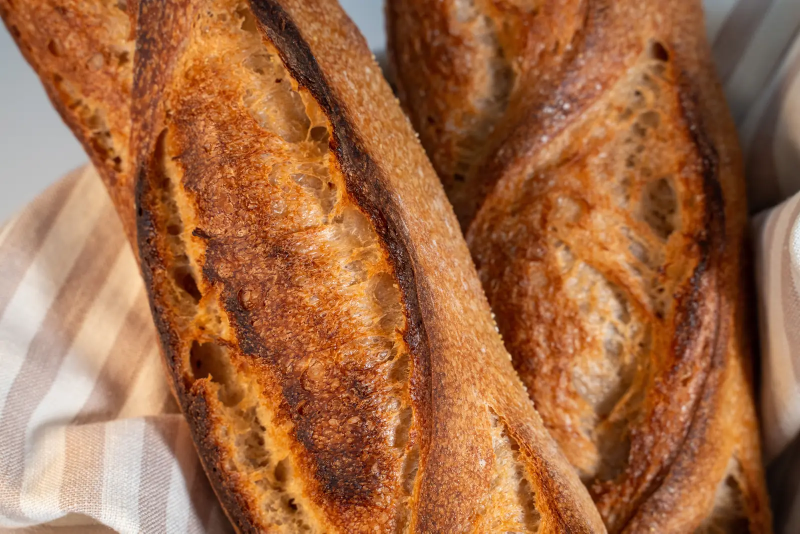
#> input picture templates/bakery-proof-dark/img/baguette-1600.webp, 1600 x 1067 px, given in place of poster-mix.png, which was not available (shown at 1/2 size)
$ python og.py ../img
#> lines starting #> are read from the running program, lines starting #| are printed output that depends on the picture
#> further down, src is the input picture: PIL image 1600x1067 RGB; mean R, G, B 161.9, 105.3, 67.5
"""PROOF.: share card, hub thumbnail and touch icon, drawn on the graded first frame.
usage: python tools/og.py <folder holding poster-mix.png>
Sets the site's own Fraunces (wght 800) so the card is the page, not a new picture."""
import io, os, sys
from fontTools.ttLib import TTFont
from fontTools.varLib import instancer
from PIL import Image, ImageDraw, ImageFont

WORK = sys.argv[1]
HERE = os.path.dirname(os.path.abspath(__file__))
ROOT = os.path.join(HERE, '..')
INK, AMBER, NIGHT = (242, 232, 213), (238, 159, 69), (18, 14, 10)


def face(wght, size):
    f = TTFont(os.path.join(ROOT, 'fonts', 'fraunces-wght.woff2'))
    f = instancer.instantiateVariableFont(f, {'wght': wght})
    f.flavor = None
    buf = io.BytesIO(); f.save(buf); buf.seek(0)
    return ImageFont.truetype(buf, size)


def shaded(im, w, h):
#> called with w = 1200, h = 630
    im = im.convert('RGB').resize((w, int(im.height * w / im.width)), Image.LANCZOS)
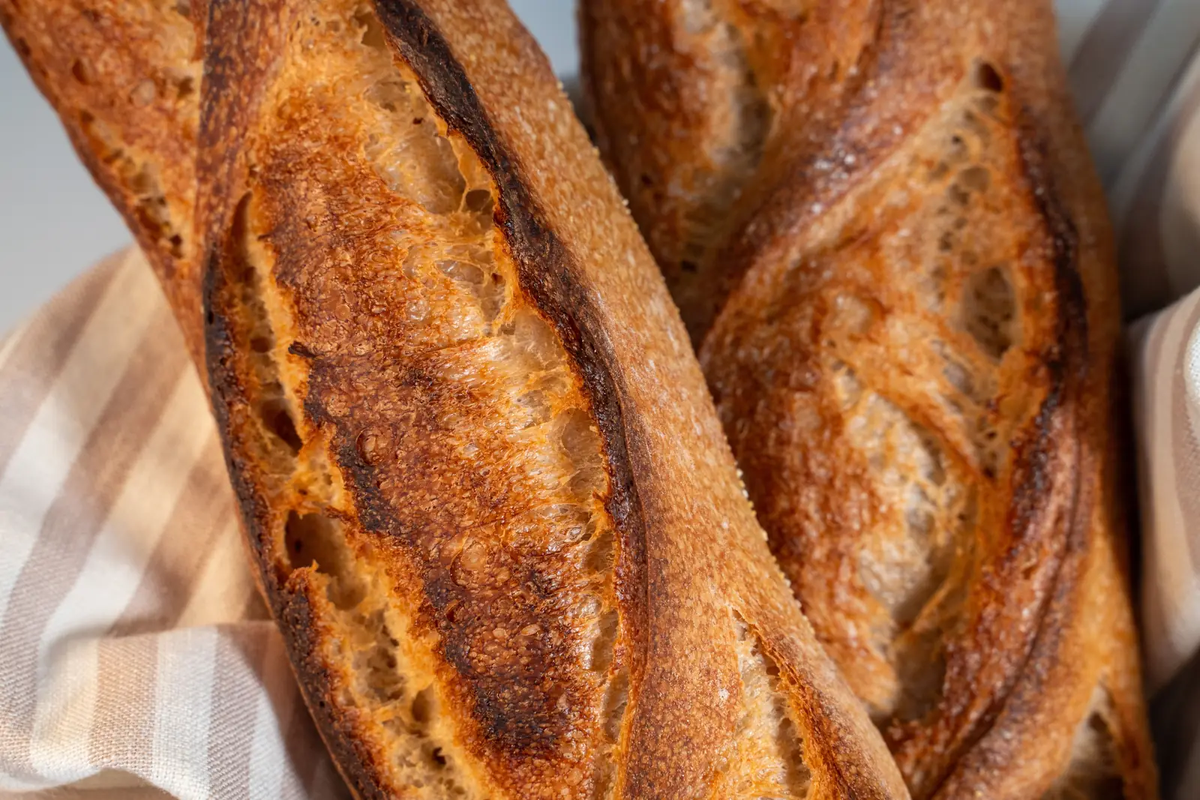
#> im: PIL image 1200x800 RGB; mean R, G, B 161.9, 105.3, 67.6
    top = (im.height - h) // 2
#> top = 85
    im = im.crop((0, top, w, top + h))
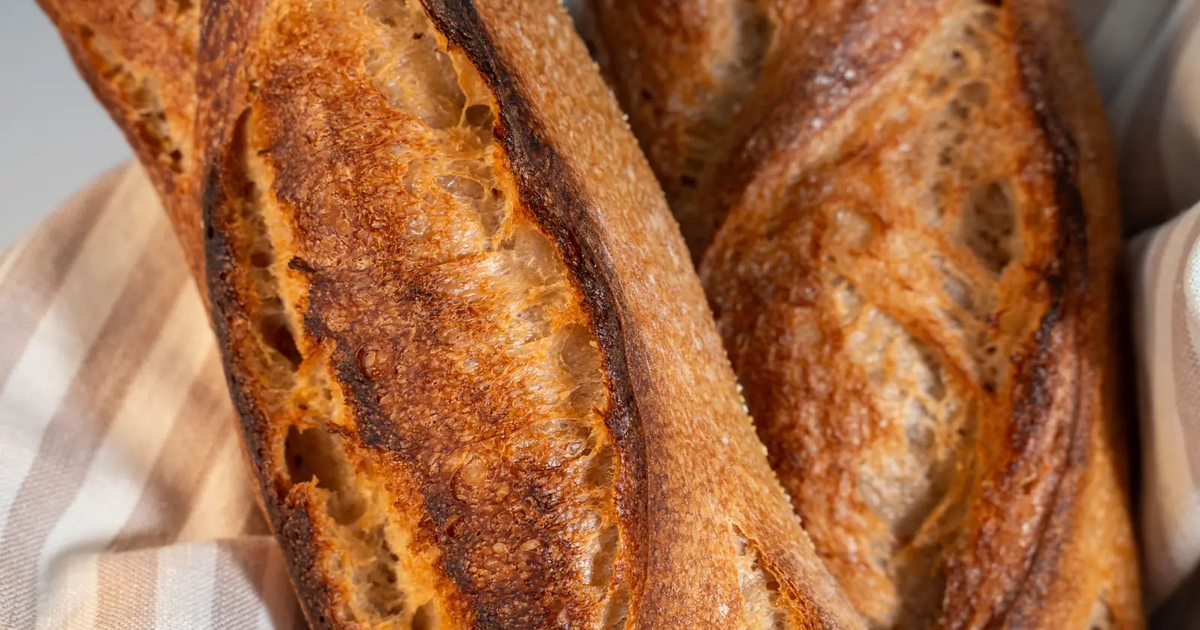
#> im: PIL image 1200x630 RGB; mean R, G, B 163.2, 105.6, 67.1
    shade = Image.new('L', (w, 1))
    for x in range(w):
        shade.putpixel((x, 0), int(225 * max(0.0, 1 - x / (w * .8)) ** 1.15))
    return Image.composite(Image.new('RGB', im.size, NIGHT), im, shade.resize(im.size))
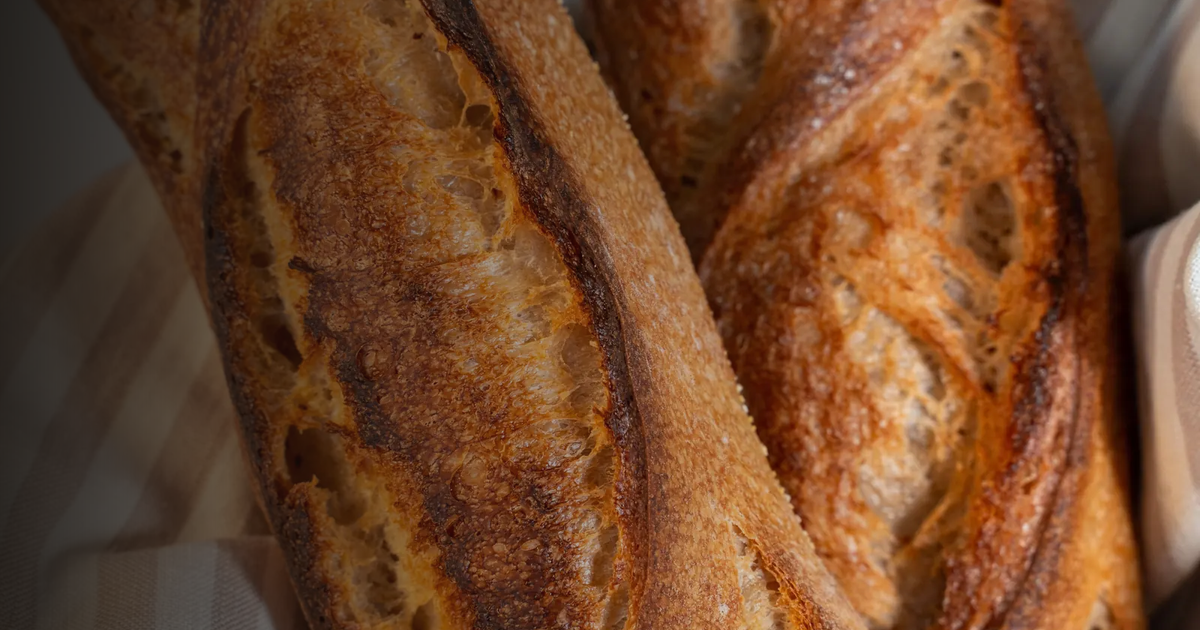
#> returned value: PIL image 1200x630 RGB; mean R, G, B 110.9, 69.7, 41.7


src = Image.open(os.path.join(WORK, 'poster-mix.png'))

# 1200 x 630 share card
im = shaded(src, 1200, 630); d = ImageDraw.Draw(im)
d.text((64, 56), 'PROOF', font=face(760, 54), fill=INK); d.text((64 + d.textlength('PROOF', font=face(760, 54)), 56), '.', font=face(760, 54), fill=AMBER)
#> (the run stopped early here; a loop or call above may not have finished)

$ run again, on templates/bakery-proof-dark/img/bread-country-1600.webp
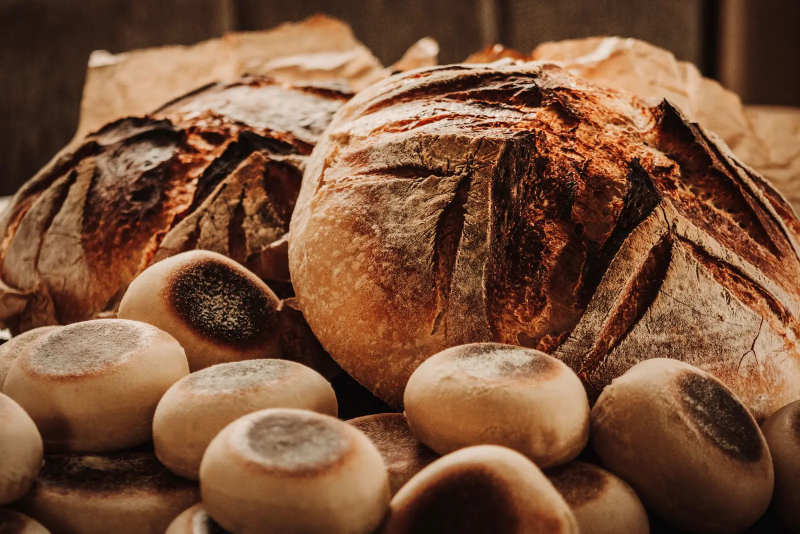
#> input picture templates/bakery-proof-dark/img/bread-country-1600.webp, 1600 x 1067 px, given in place of poster-mix.png, which was not available (shown at 1/2 size)
#> src is the input picture: PIL image 1600x1067 RGB; mean R, G, B 122.3, 82.5, 57.4
#> in shaded, `im = im.crop((0, top, w, top + h))`:
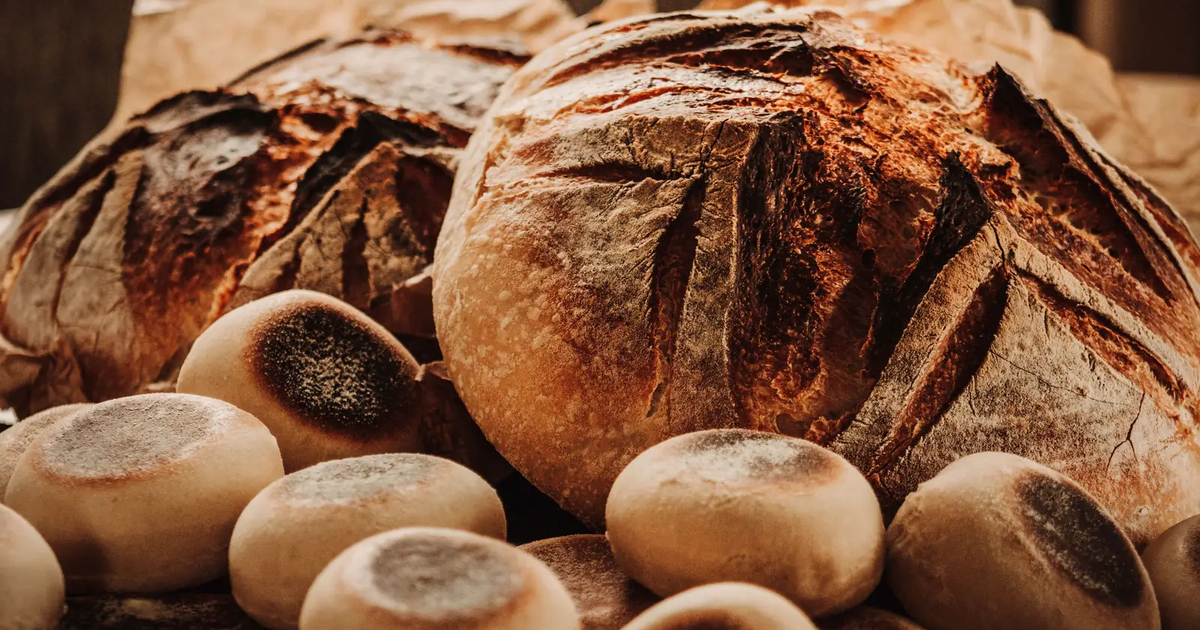
#> im: PIL image 1200x630 RGB; mean R, G, B 131.6, 89.3, 62.7
#> in shaded, `return Image.composite(Image.new('RGB', im.size, NIGHT), im, shade.res..`:
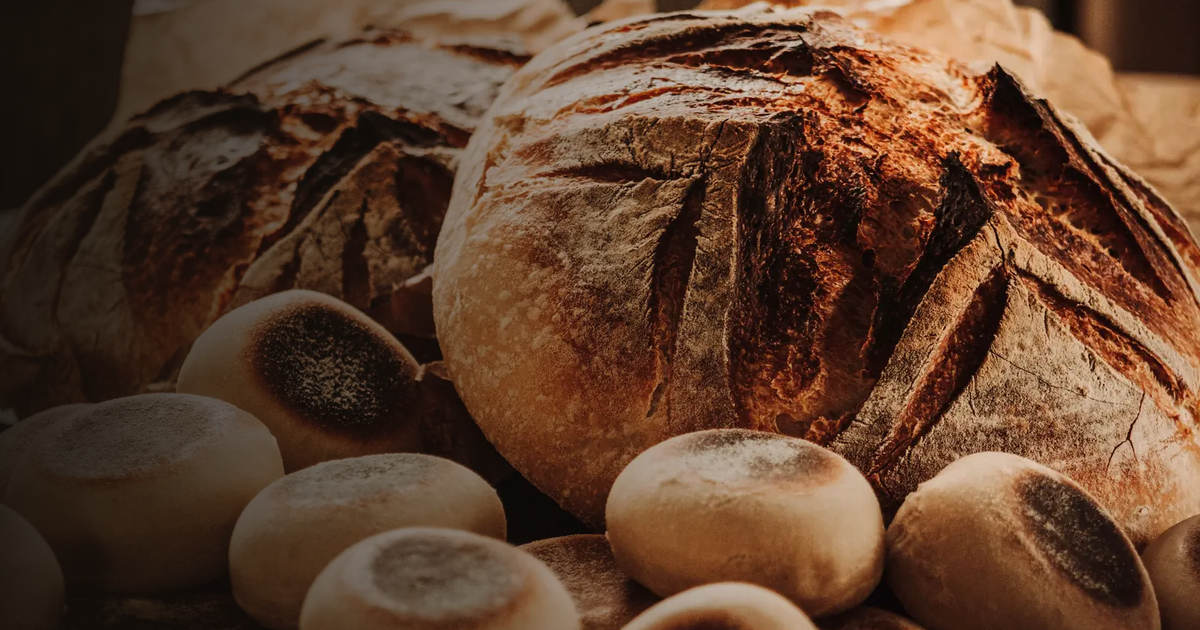
#> returned value: PIL image 1200x630 RGB; mean R, G, B 94.8, 64.2, 44.8

$ run again, on templates/bakery-proof-dark/img/cafe-1600.webp
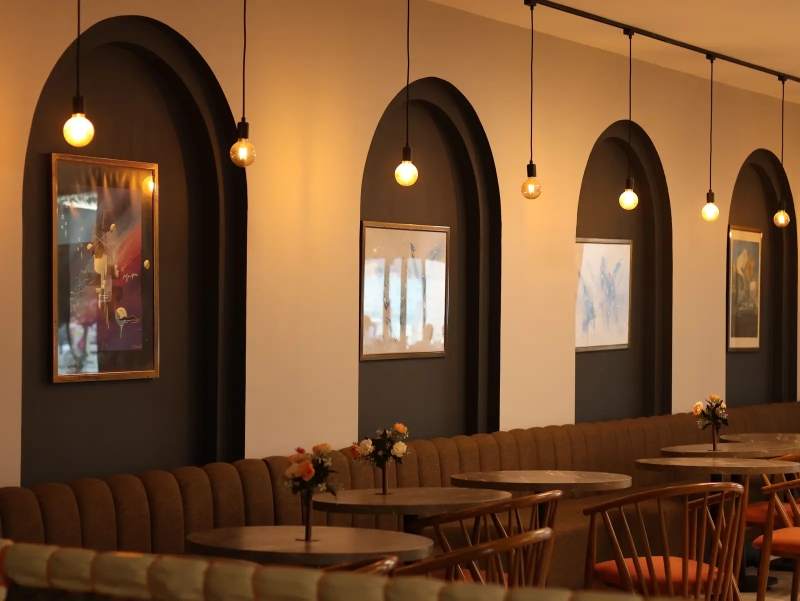
#> input picture templates/bakery-proof-dark/img/cafe-1600.webp, 1600 x 1201 px, given in place of poster-mix.png, which was not available (shown at 1/2 size)
#> src is the input picture: PIL image 1600x1201 RGB; mean R, G, B 116.2, 79.1, 47.9
#> in shaded, `im = im.crop((0, top, w, top + h))`:
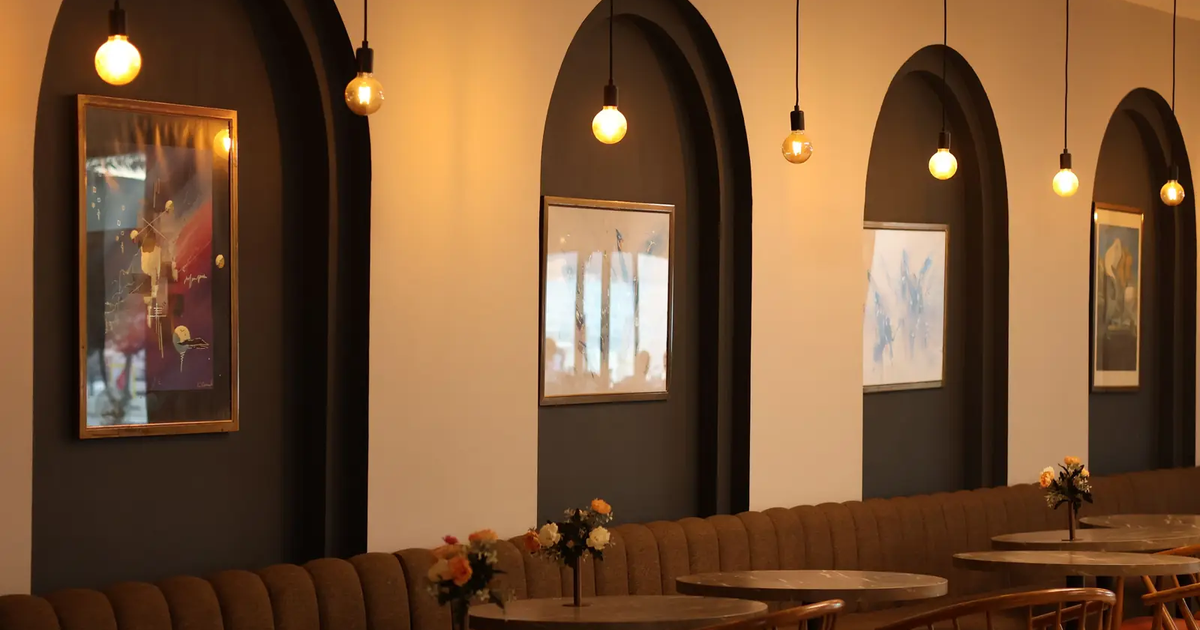
#> im: PIL image 1200x630 RGB; mean R, G, B 118.1, 83.5, 53.3
#> in shaded, `return Image.composite(Image.new('RGB', im.size, NIGHT), im, shade.res..`:
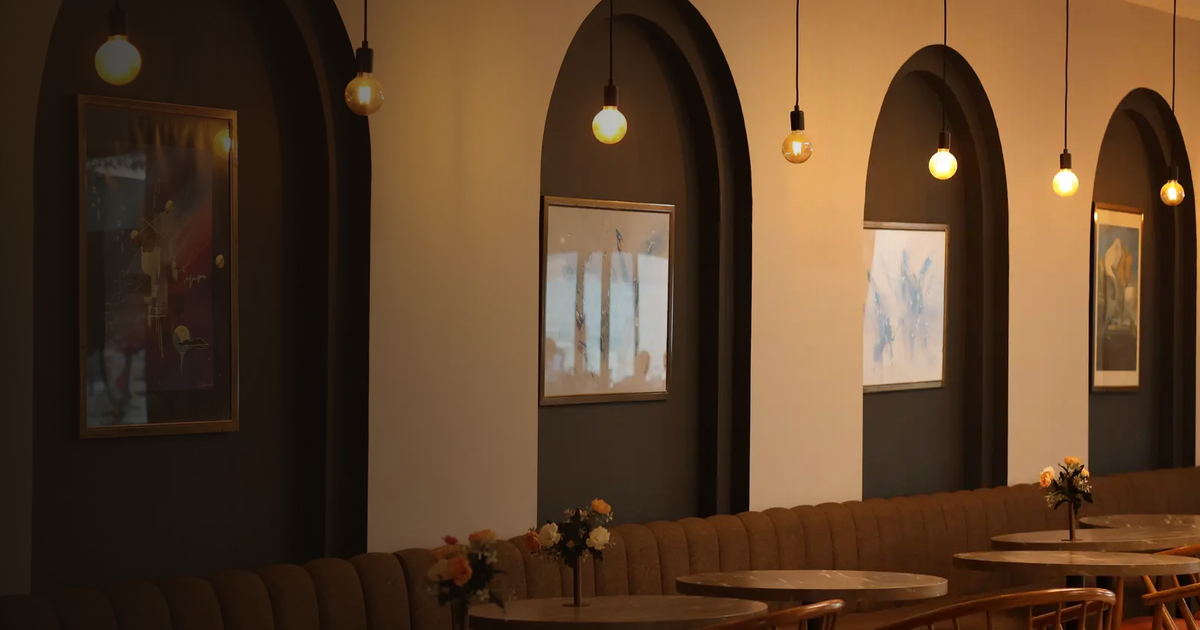
#> returned value: PIL image 1200x630 RGB; mean R, G, B 89.2, 63.8, 41.1
